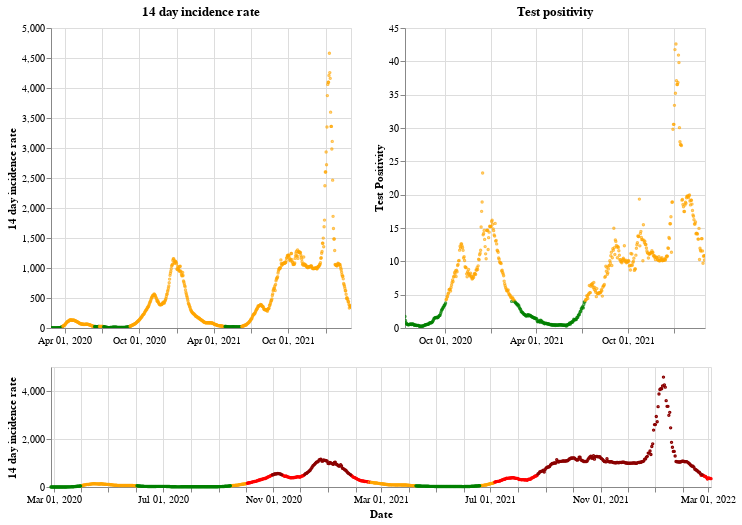

Notebook cell for this chart:
### Markdown cell above
## Wales

### Code cell
plot_traffic_light('Wales')

### Figure 1 — Vega-Lite specification as saved in the notebook (floating-point values rounded to 4 significant figures; data arrays with more than 128 entries replaced by an {"elided": "..."} marker saying what was removed)
{"config": {"view": {"continuousWidth": 400, "continuousHeight": 300}}, "vconcat": [{"hconcat": [{"mark": {"type": "point", "size": 2}, "encoding": {"color": {"condition": {"value": "green", "test": "(datum.twoWeeklyCasesRate <= 25)"}, "value": "orange"}, "tooltip": [{"type": "nominal", "field": "areaName"}, {"type": "temporal", "field": "date"}, {"type": "quantitative", "field": "twoWeeklyCasesRate"}, {"type": "quantitative", "field": "testPositivity"}], "x": {"type": "temporal", "axis": {"title": ""}, "field": "date", "scale": {"domain": {"selection": "DateBrush"}}, "timeUnit": "yearmonthdate"}, "y": {"type": "quantitative", "axis": {"title": "14 day incidence rate"}, "field": "twoWeeklyCasesRate"}}, "title": "14 day incidence rate", "width": 300}, {"mark": {"type": "point", "size": 2}, "encoding": {"color": {"condition": {"value": "green", "test": "(datum.testPositivity <= 4)"}, "value": "orange"}, "tooltip": [{"type": "nominal", "field": "areaName"}, {"type": "temporal", "field": "date"}, {"type": "quantitative", "field": "twoWeeklyCasesRate"}, {"type": "quantitative", "field": "testPositivity"}], "x": {"type": "temporal", "axis": {"title": ""}, "field": "date", "scale": {"domain": {"selection": "DateBrush"}}, "timeUnit": "yearmonthdate"}, "y": {"type": "quantitative", "axis": {"title": "Test Positivity"}, "field": "testPositivity"}}, "title": "Test positivity", "width": 300}]}, {"layer": [{"mark": {"type": "point", "size": 2}, "encoding": {"color": {"condition": {"value": "orange", "test": "(((datum.testPositivity < 4) && (datum.twoWeeklyCasesRate >= 50)) && (datum.twoWeeklyCasesRate < 200))"}, "value": "red"}, "opacity": {"condition": {"value": 1, "test": "((datum.twoWeeklyCasesRate >= 50) && (datum.twoWeeklyCasesRate < 500))"}, "value": 0}, "tooltip": [{"type": "nominal", "field": "areaName"}, {"type": "temporal", "field": "date"}, {"type": "quantitative", "field": "twoWeeklyCasesRate"}, {"type": "quantitative", "field": "testPositivity"}], "x": {"type": "temporal", "axis": {"title": "Date"}, "field": "date", "timeUnit": "yearmonthdate"}, "y": {"type": "quantitative", "axis": {"title": "14 day incidence rate"}, "field": "twoWeeklyCasesRate"}}, "selection": {"DateBrush": {"type": "interval", "encodings": ["x"], "fields": ["Time"]}}}, {"mark": {"type": "point", "size": 2}, "encoding": {"color": {"value": "darkred"}, "opacity": {"condition": {"value": 1, "test": "(datum.twoWeeklyCasesRate >= 500)"}, "value": 0}, "tooltip": [{"type": "nominal", "field": "areaName"}, {"type": "temporal", "field": "date"}, {"type": "quantitative", "field": "twoWeeklyCasesRate"}, {"type": "quantitative", "field": "testPositivity"}], "x": {"type": "temporal", "axis": {"title": "Date"}, "field": "date", "timeUnit": "yearmonthdate"}, "y": {"type": "quantitative", "axis": {"title": "14 day incidence rate"}, "field": "twoWeeklyCasesRate"}}}, {"mark": {"type": "point", "size": 2}, "encoding": {"color": {"condition": {"value": "green", "test": "((datum.testPositivity < 4) && (datum.twoWeeklyCasesRate < 50))"}, "value": "orange"}, "opacity": {"condition": {"value": 1, "test": "(datum.twoWeeklyCasesRate < 50)"}, "value": 0}, "tooltip": [{"type": "nominal", "field": "areaName"}, {"type": "temporal", "field": "date"}, {"type": "quantitative", "field": "twoWeeklyCasesRate"}, {"type": "quantitative", "field": "testPositivity"}], "x": {"type": "temporal", "axis": {"title": "Date"}, "field": "date", "timeUnit": "yearmonthdate"}, "y": {"type": "quantitative", "axis": {"title": "14 day incidence rate"}, "field": "twoWeeklyCasesRate"}}}], "height": 120, "width": 660}], "data": {"name": "data-aac825543208b1d481b7fa026595020b"}, "$schema": "https://vega.github.io/schema/vega-lite/v4.8.1.json", "datasets": {"data-aac825543208b1d481b7fa026595020b": {"elided": "737 records"}}}
